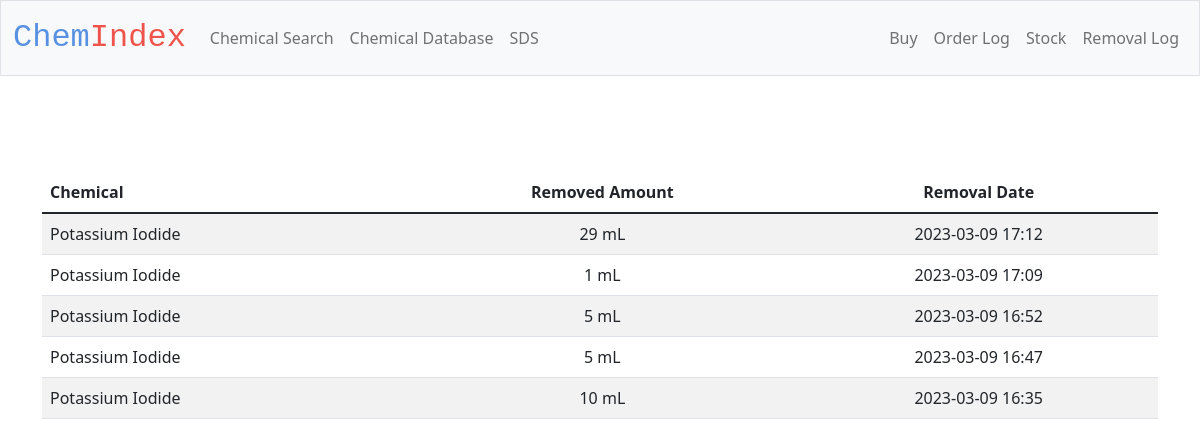
/removal_data, run on an earlier commit of the app's database.
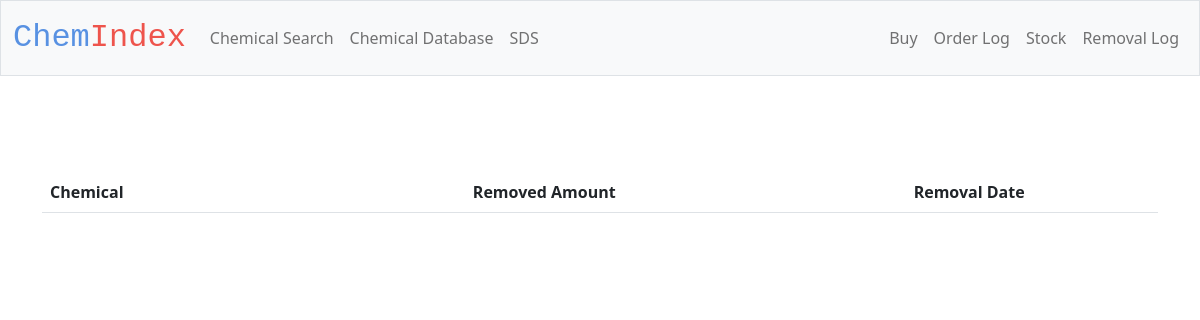
And on a later commit of the database.
### tables this page shows
CREATE TABLE orders (
    chemical TEXT NOT NULL,
    amount INTEGER NOT NULL,
    unit INTEGER NOT NULL, 
    time DATETIME NOT NULL,
    user TEXT, 
    priority INTEGER NOT NULL, purchase_time DATETIME);

### app.py (the view)
@app.route("/removal_data")
def removal_data():
    with sqlite3.connect(db_path) as db:
        data = db.execute("SELECT * FROM orders WHERE amount < 0 ORDER BY time DESC")
        return render_template("stock_removal.html", orders = data)

### templates/stock_removal.html (shortened to what this page needs)
{% extends "layout.html" %}
{% block main %}
<main class="container py-5">
    <table class="table table-striped" id ="purchase_table" name="purchase_table">
        <thead>
            <tr>
                <th class="text-start">Chemical</th>
                <th class="text-center"> Removed Amount</th>
                <th class="text-center">Removal Date</th>
            </tr>
        </thead>
       <tbody>
        {% for row in orders %}
                <tr>
                    <form action="/purchase" method="post">
                    <td class="text-start"> {{row[0]}}</td>
                    <td class="text-center">{{row[1] * -1}} {{row[2]}}</td>
                    <td class="text-center">{{row[3]}}</td>
                </tr>
        {% endfor %}
        </tbody>
    </table>
        </main>
{% endblock %}

What changed in the data, as far as the page shows it:
no longer on this page (row edited): orders: chemical "Potassium Iodide", amount "29", unit "mL", time "2023-03-09 17:12"
no longer on this page (row edited): orders: chemical "Potassium Iodide", amount "1", unit "mL", time "2023-03-09 17:09"
no longer on this page (row edited): orders: chemical "Potassium Iodide", amount "5", unit "mL", time "2023-03-09 16:52"
no longer on this page (row edited): orders: chemical "Potassium Iodide", amount "5", unit "mL", time "2023-03-09 16:47"
no longer on this page (row edited): orders: chemical "Potassium Iodide", amount "10", unit "mL", time "2023-03-09 16:35"
